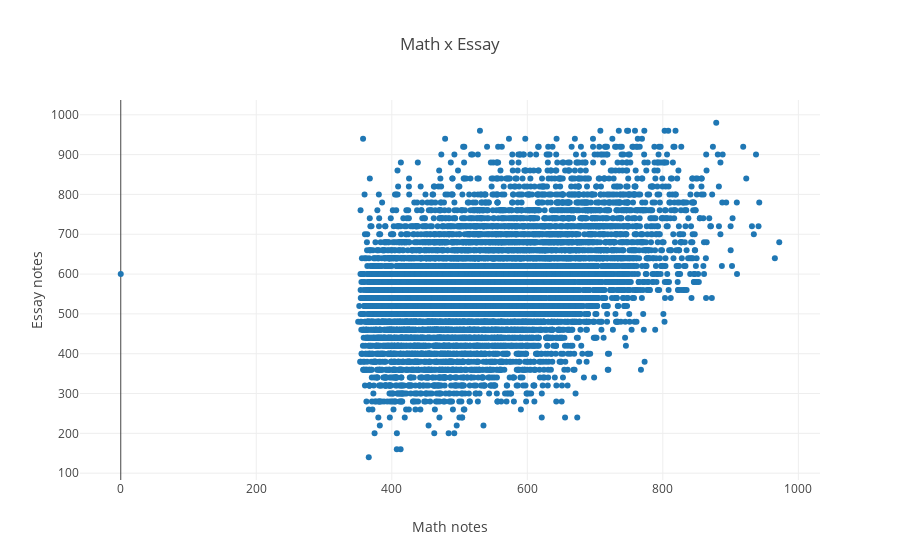

The notebook cell this image was saved under:
### Code cell
#getting the two columns
py.offline.init_notebook_mode(connected=True)
math_x = np.array(data_s.NU_NOTA_MT)
essay_y =data_s.NU_NOTA_REDACAO
trace = go.Scatter(x=math_x,y=essay_y,mode = 'markers')
layout = go.Layout(title = 'Math x Essay', xaxis=dict(title = 'Math notes'), yaxis=dict(title = 'Essay notes'))
data1 = [trace]
fig = go.Figure(data = data1, layout=layout)
py.offline.iplot(fig, filename = 'first scatter')

### Figure 1 — Plotly figure (JSON) as saved in the notebook; plotly's stock layout.template omitted (floating-point values rounded to 4 significant figures; data arrays with more than 128 entries replaced by an {"elided": "..."} marker saying what was removed)
{"data": [{"mode": "markers", "type": "scatter", "x": {"elided": "10000 float values"}, "y": {"elided": "10000 int values"}}], "layout": {"title": "Math x Essay", "xaxis": {"title": "Math notes"}, "yaxis": {"title": "Essay notes"}}}
